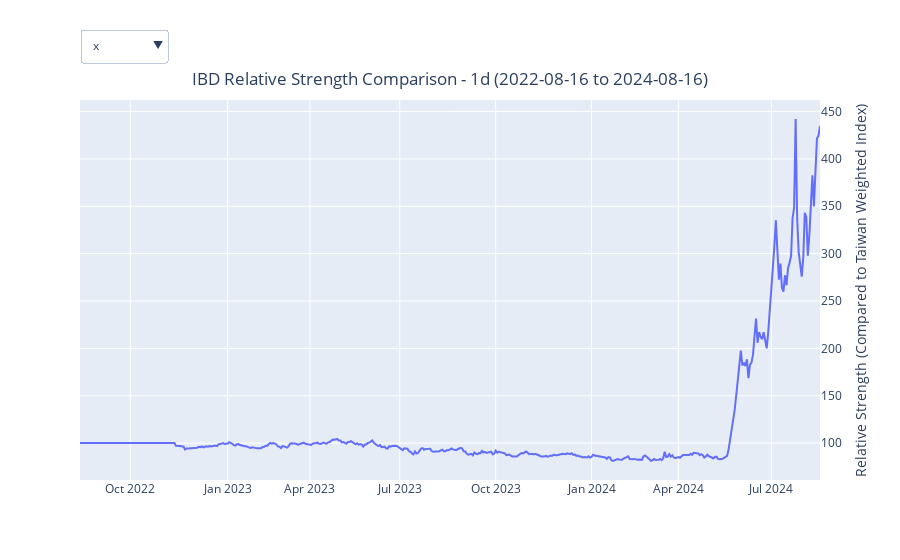

The notebook cell saved with this chart:
### Code cell
# @title Step 4. Show the Comparison of RS Lines {"run":"auto"}
period = "2y" # @param ["1y","2y","5y"]
interval = "1d" # @param ["1d","1wk"]
backend = "Plotly" # @param ["mplfinance","Plotly"]

import ipywidgets as widgets

# Define available stock tickers
tickers = OrderedSet()
if 'Name' in df_top.columns:
    tickers += OrderedSet(df_top['Name'])
elif 'Ticker' in df_top.columns:
    tickers += OrderedSet(df_top['Ticker'])
if 'Name' in df_top_filtered.columns:
    tickers += OrderedSet(df_top_filtered['Name'])
elif 'Ticker' in df_top_filtered.columns:
    tickers += OrderedSet(df_top_filtered['Ticker'])

available_tickers = list(tickers)

# Create checkboxes for stock selection
checkboxes = [
    widgets.Checkbox(value=False, description=ticker,
                     layout=widgets.Layout(width='auto', margin='2px'))
    for ticker in available_tickers
]

# Arrange checkboxes in a grid layout using GridBox
n_cols = 5  # Number of columns in the grid
n_rows = (len(checkboxes) + n_cols - 1) // n_cols  # Number of rows required

# Ensure all rows have the same number of columns
grid_items = [checkboxes[i:i + n_cols]
              for i in range(0, len(checkboxes), n_cols)]

# Fill any remaining cells with dummy widgets
for row in grid_items:
    while len(row) < n_cols:
        row.append(widgets.Label())  # Use Label as placeholder

# Ensure the number of rows is correct
while len(grid_items) < n_rows:
    grid_items.append([widgets.Label()] * n_cols)  # Add empty rows if necessary

# Flatten the grid_items list
flat_grid_items = [item for sublist in grid_items for item in sublist]

checkbox_grid = widgets.GridBox(flat_grid_items, layout=widgets.Layout(
    width='auto',
    grid_template_columns=f'repeat({n_cols}, 1fr)',
    grid_gap='10px'
))

# Button to confirm selection and plot
button = widgets.Button(description="Generate Plot")

# Create final layout combining grid and controls
layout = widgets.VBox([checkbox_grid, button])

# Display UI elements
display(layout)

def get_selected_stocks():
    selected_stocks = [checkbox.description
                       for checkbox in checkboxes if checkbox.value]
    return selected_stocks

def validate_selection(selected_stocks):
    if len(selected_stocks) > 8:
        print("You can only select up to 8 stocks. Please deselect some items.")
        return selected_stocks[:8]  # Limit to 8 items
    return selected_stocks


import vistock.mpl as vs_mpl
import vistock.plotly as vs_plotly


func_dic = {
    'mplfinance': vs_mpl.ibd_rs_cmp,
    'Plotly': vs_plotly.ibd_rs_cmp,
}
ibd_rs_cmp = func_dic[backend]

# Define the button click event
def on_button_click(b):
    selected_stocks = get_selected_stocks()
    symbols = validate_selection(selected_stocks)
    if not symbols:
        print("No stocks selected. Please select at least one stock.")
        return
    ibd_rs_cmp.plot(symbols, interval=interval, period=period)


button.on_click(on_button_click)

### Figure 1 — Plotly figure (JSON) as saved in the notebook; plotly's stock layout.template omitted (floating-point values rounded to 4 significant figures; data arrays with more than 128 entries replaced by an {"elided": "..."} marker saying what was removed)
{"data": [{"mode": "lines", "name": "羅昇", "x": {"elided": "487 str values"}, "y": {"elided": "487 float values"}, "type": "scatter"}], "layout": {"title": {"text": "IBD Relative Strength Comparison - 1d (2022-08-16 to 2024-08-16)", "x": 0.5, "y": 0.87}, "yaxis": {"title": {"text": "Relative Strength (Compared to Taiwan Weighted Index)"}, "side": "right", "spikemode": "across", "spikesnap": "cursor", "spikethickness": 1, "spikedash": "solid", "spikecolor": "grey"}, "legend": {"title": {"text": "Stocks"}, "yanchor": "top", "y": 0.98, "xanchor": "left", "x": 0.01}, "xaxis": {"rangeslider": {"visible": false}, "rangebreaks": [{"dvalue": 86400000, "values": {"elided": "245 str values"}}], "spikemode": "across", "spikesnap": "cursor", "spikethickness": 1, "spikedash": "solid", "spikecolor": "grey"}, "hovermode": "x", "updatemenus": [{"buttons": [{"args": [{"hovermode": "x"}], "label": "x", "method": "relayout"}, {"args": [{"hovermode": "y"}], "label": "y", "method": "relayout"}, {"args": [{"hovermode": "closest"}], "label": "closest", "method": "relayout"}, {"args": [{"hovermode": "x unified"}], "label": "x unified", "method": "relayout"}, {"args": [{"hovermode": "y unified"}], "label": "y unified", "method": "relayout"}], "showactive": true, "x": 0, "xanchor": "left", "y": 1.1, "yanchor": "bottom"}], "annotations": [{"align": "left", "showarrow": false, "text": "hovermode:", "x": 0, "xref": "paper", "y": 1.2, "yref": "paper"}]}}
